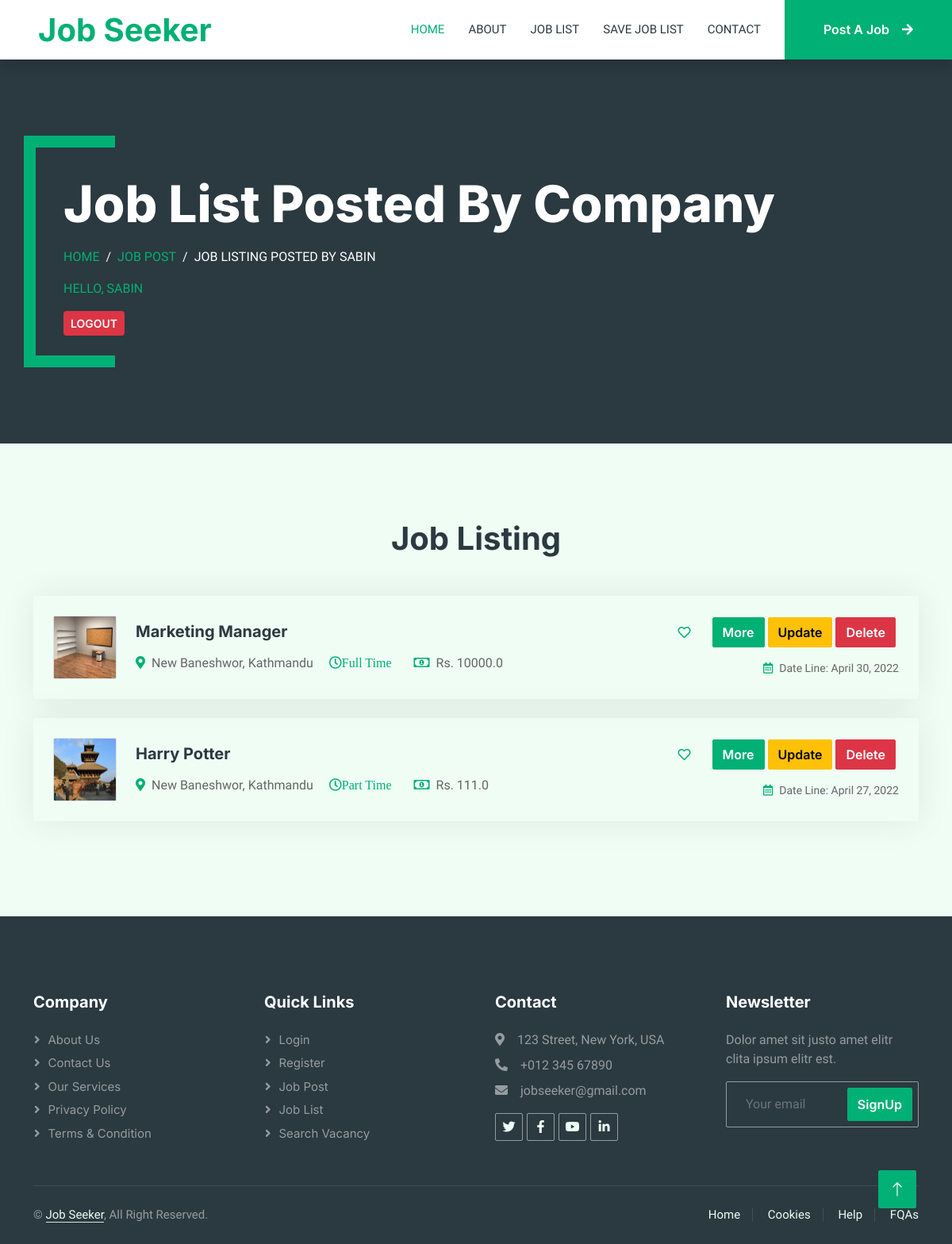
Page /jobpostedListedperuser/ (signed in) on the committed database.
### findingJob/models.py (models this page shows, shortened)
class jobdetail(models.Model):
    jobNature = (
        ('Part Time', 'Part Time'),
        ('Full Time', 'Full Time'),
    )
    user = models.ForeignKey(User, on_delete=models.CASCADE, null=True)
    title = models.CharField(max_length=200, null=True)
    location = models.CharField(max_length=200, null=True)
    type = models.CharField(max_length=200, null=True, choices=jobNature)
    salary = models.FloatField(max_length=200, null=True)
    description = models.TextField()
    responsibility = models.TextField()
    qualification = models.TextField()
    published_date = models.DateField(max_length=200, null=True)
    deadline_date = models.DateField(max_length=200, null=True)
    no_of_vaccinies = models.CharField(max_length=200, null=True)
    company_details = models.TextField()
    company_logo = models.ImageField(upload_to="company_logo", default="defaultlogo.png", null=True, blank=True)
    jobcategory = models.ForeignKey(JobCategory, on_delete=models.CASCADE, null=True, blank=True)
    favourites = models.ManyToManyField(User, related_name='favouritte', default=None, blank=True)

### findingJob/decorators.py (the view)
        def wrapper_func(request, *args, **kwargs):
            group = None
            if request.user.groups.exists():
                group = request.user.groups.all()[0].name
            if group in allowed_role:
                return view_func(request, *args, **kwargs)
            else:
                return render(request, 'findingJob/404.html')

### findingJob/views.py (called while the page is built)
@login_required(login_url='login')
@allowed_users(allowed_role=['admin'])
def jobpostedListedperuser(request):
    postedjob = request.user.jobdetail_set.all()
    context = {'postedjob': postedjob}
    return render(request, 'findingJob/jobpostedListedperuser.html', context)

### findingJob/templates/findingJob/jobpostedListedperuser.html (shortened to what this page needs)
{%  extends 'findingJob/main.html' %}
{% block content %}
{% load static %}
<div class="container-xxl py-5 bg-dark page-header mb-5">
    <div class="container my-5 pt-5 pb-4">
        <h1 class="display-3 text-white mb-3 animated slideInDown">Job List Posted By Company</h1>
        <nav aria-label="breadcrumb">
            <ol class="breadcrumb text-uppercase">
                <li class="breadcrumb-item"><a href="{% url 'home' %}">Home</a></li>
                <li class="breadcrumb-item"><a href="{% url 'jobPost' %}">Job Post</a></li>
                <li class="breadcrumb-item text-white active" aria-current="page">Job Listing Posted By
                    {{request.user}}
                </li>
            </ol>
            <ol class="breadcrumb text-uppercase">
                <li class="breadcrumb-item"><a href="" aria-disabled="true"><span class="hello-msg"> Hello, {{request.user}}</span></a>
                </li>
            </ol>
            <ol class="breadcrumb text-uppercase">
                <li class="breadcrumb-item text-white active" aria-current="page">
                    <span><a class="btn btn-sm btn-danger" href="{% url 'logout' %}">Logout</a>
                               </span>
                </li>
            </ol>
        </nav>
    </div>
</div>
<div class="container-xxl py-5 ">
<h1 class="text-center mb-5 wow fadeInUp" data-wow-delay="0.1s">Job Listing</h1>
    {% for postedjob in postedjob%}
    <div class="container" id="myBtnContainer">
        <div class="tab-class text-center wow fadeInUp" data-wow-delay="0.3s">
            <div id="tab-1" class="tab-pane fade show p-0 tab-content active fulltime">
                <div class="job-item p-4 mb-4 ">
                    <div class="row g-4  ">
                        <div class="col-sm-12 col-md-8 d-flex align-items-center">
                            <img class="flex-shrink-0 img-fluid border rounded"
                                 src="/img/{{postedjob.company_logo}}" alt="logo"
                                 style="width: 80px; height: 80px;">
                            <div class="text-start ps-4">
                                <h5 class="mb-3">{{postedjob.title}}</h5>
                                <span class="text-truncate me-3"><i
                                        class="fa fa-map-marker-alt text-primary me-2"></i>{{postedjob.location}}</span>
                                <span class="text-truncate me-3"><i class="far fa-clock text-primary me-2">{{postedjob.type}}</i></span>
                                <span class="text-truncate me-0"><i
                                        class="far fa-money-bill-alt text-primary me-2"></i>Rs. {{postedjob.salary}}</span>
                            </div>
                        </div>
                        <div class="col-sm-12 col-md-4 d-flex flex-column align-items-start align-items-md-end justify-content-center">
                            <div class="d-flex mb-3">
                                <a class="btn btn-light btn-square me-3" href=""><i
                                        class="far fa-heart text-primary"></i></a>
                                <a class="btn btn-primary" href="/jobDetail/{{postedjob.id}}">More</a> &nbsp;
                                <a class="btn btn-warning" href="{% url 'update_jobDetail' postedjob.id %}">Update</a> &nbsp;
                                <a class="btn btn-danger" href="#myModal" data-toggle="modal">Delete</a>&nbsp;
                            </div>
                            <small class="text-truncate"><i class="far fa-calendar-alt text-primary me-2"></i>Date
                                Line: {{postedjob.deadline_date}}</small>
                        </div>
                    </div>
                </div>
            </div>
        </div>
    </div>
{% endfor %}
</div>
{% endblock %}

### static/css/style.css (style rules this page uses)
:root { --primary: #00B074; --secondary: #2B9BFF; --light: #EFFDF5; --dark: #2B3940; }
.btn { font-family: 'Inter', sans-serif; font-weight: 600; transition: .5s; }
.btn.btn-primary, .btn.btn-secondary { color: #FFFFFF; }
.btn-square { width: 38px; height: 38px; }
.btn-square, .btn-sm-square, .btn-lg-square { padding: 0; display: flex; align-items: center; justify-content: center; font-weight: normal; border-radius: 2px; }
.header-carousel .container, .page-header .container { position: relative; padding: 45px 0 45px 35px; border-left: 15px solid var(--primary); }
.header-carousel .container::before, .header-carousel .container::after, .page-header .container::before, .page-header .container::after { position: absolute; content: ""; top: 0; left: 0; width: 100px; height: 15px; background: var(--primary); }
.header-carousel .container::after, .page-header .container::after { top: 100%; margin-top: -15px; }
.page-header { background: linear-gradient(rgba(43, 57, 64, .5), rgba(43, 57, 64, .5)); background-size: cover; }
.breadcrumb-item + .breadcrumb-item::before { color: var(--light); }
.job-item { border: 1px solid transparent; border-radius: 2px; box-shadow: 0 0 45px rgba(0, 0, 0, .08); transition: .5s; }

### rows in the picture
jobdetail: company_logo (picture), title "Marketing Manager", location "New Baneshwor, Kathmandu", type "Full Time", salary "10000.0", deadline_date "April 30, 2022"
jobdetail: company_logo (picture), title "Harry Potter", location "New Baneshwor, Kathmandu", type "Part Time", salary "111.0", deadline_date "April 27, 2022"

### other values in the picture
{{ request.user }} "SABIN"
